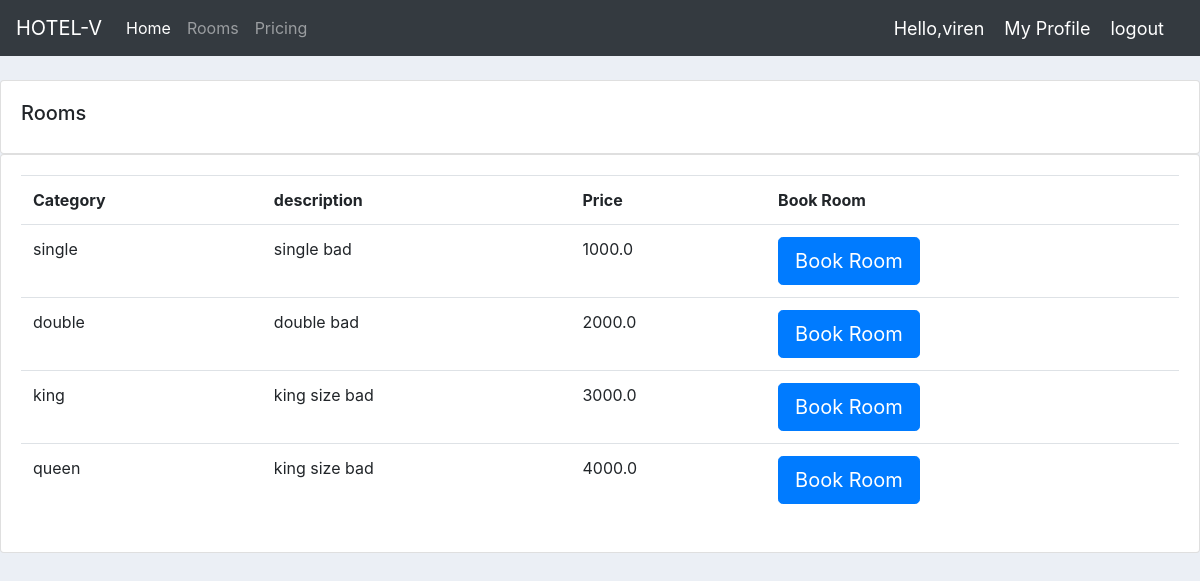
/dashbord/rooms/RoomBooking/ (signed in), run on the app's committed database.
### account/models.py (models this page shows, shortened)
class Room(models.Model):
    CATEGORY=(
    ('single','single'),
    ('double','double'),
    ('king','king'),
    ('queen','queen')
    )
    list_status=(
    ('Booked','Booked'),
    ('Unbooked','Unbooked')
    )
    Category= models.CharField(max_length=200,choices=CATEGORY)
    description=models.CharField(max_length=200)
    price=models.FloatField()
    date=models.DateTimeField(auto_now_add=True,null=True)

### account/views.py (the view)
# urls.py: path('dashbord/rooms/RoomBooking/', views.RoomBooking, name='RoomBooking'),
def RoomBooking(request):
    rooms=Room.objects.all()
    context={'rooms':rooms}
    return render(request,'account/roombooking.html',context)

### templates/account/roombooking.html
{% extends 'account/main.html' %}
{% block content%}
  <br>
  <div class="row">
    <div class="col-md">
      <div class="card card-body">
        <h5>Rooms</h5>
      </div>
      <div class="card card-body">
        <table class="table">
          <tr>
            <th>Category</th>
            <th>description</th>
            <th>Price</th>
            <th>Book Room</th>
          </tr>
          {% for i in rooms %}
          <tr>
            <td>{{i.Category}}</td>
            <td>{{i.description}}</td>
            <td>{{i.price}}</td>
            <td><a class="btn btn-primary btn-lg" href="{% url 'Reservation' i.id %}" role="Book Room">Book Room</a></td>
          </tr>
          {% endfor %}
        </table>
      </div>
    </div>
  </div>
{% endblock %}

### templates/account/navbar.html (shortened to what this page needs)
{% load static%}
<nav class="navbar navbar-expand-lg navbar-dark bg-dark">
  <a class="navbar-brand" href="#">HOTEL-V</a>
  <div class="collapse navbar-collapse" id="navbarNav">
    <ul class="navbar-nav">
      <li class="nav-item active">
        <a class="nav-link" href="{% url 'dashbord' %}">Home<span class="sr-only">(current)</span></a>
      </li>
      <li class="nav-item">
        <a class="nav-link" href="{% url 'rooms' %}">Rooms</a>
      </li>
      <li class="nav-item">
        <a class="nav-link" href="#">Pricing</a>
      </li>
    </ul>
  </div>
  <span class="hello-msg">Hello,{{request.user}}</span>
  <span><a class="hello-msg" href="{% url 'myprofile' %}">My Profile</a></span>
  <span><a class="hello-msg" href="{% url 'logout' %}">logout</a></span>
</nav>

### static/css/main.css (style rules this page uses)
body { background-color: #ebeff5; }

### templates/account/navbar.html (style rules this page uses)
.hello-msg { font-size: 18px; color: #fff; margin-right: 20px; }

### data on the page
Room: Category "single", description "single bad", price "1000.0"
Room: Category "double", description "double bad", price "2000.0"
Room: Category "king", description "king size bad", price "3000.0"
Room: Category "queen", description "king size bad", price "4000.0"

### other printed values
{{ request.user }} "viren"
